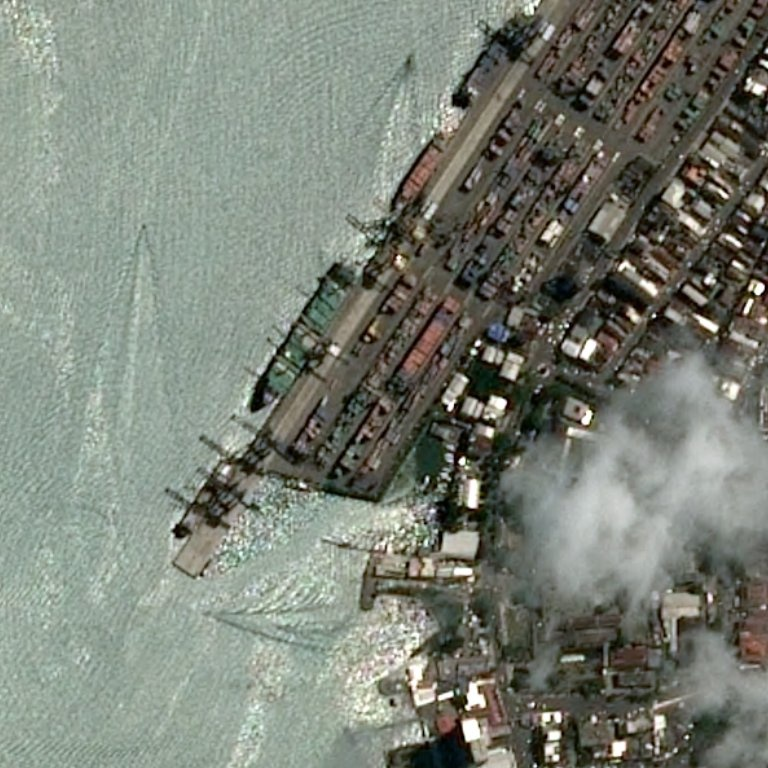
%> input picture 图像预处理/整体/00c996565.jpg, 768 x 768 px
$ octave quanbu.m   (GNU Octave 9; MATLAB toolbox functions it lacks are replaced by stand-ins)
%> lines starting %> are read from the running program, lines starting %| are printed output that depends on the picture; in (x1, y1, x2, y2) boxes, pixels count from 0 and x2, y2 are one past the last pixel; in counts of white or black regions, pixels touching at a corner belong together; the program's own positions count from 1
### 图像预处理/整体/hailu.m
function [k,jz] = hailu(I)
I1 = rgb2gray(I);%转化为灰度图像
%figure,imshow(I);
[h,~]=size(I1);
T=0;
img_thresh = graythresh(I1);
I2 = imbinarize(I1,img_thresh);
%figure,imshow(I2);
% otsu二值化
SE=strel('square',floor(h/20));
I3=imdilate(I2,SE);
%膨胀
%figure,imshow(I3);
[r,c]=find(~I3);%找到黑点
for i=1:length(r)
    if r(i)<=9||r(i)+10>768||c(i)<=9||c(i)+10>768
        continue;
    else
        a=I1(r(i)-9:r(i)+10,c(i)-9:c(i)+10);%考虑溢出问题
        jz=I(r(i)-9:r(i)+10,c(i)-9:c(i)+10,:);%选取区域1
        fangcha=std2(a);
        if fangcha<10
            u=mean2(a);
            %fch=std2(a);
            T=(u+3*std2(a))/255;
            break;
        end
    end
end
if T>0==false
    T=graythresh(I1);
end
k=imbinarize(I1,T);
%figure,imshow(k);%k是初步划分的图
k=imfill(k,'hole');
k=imfill(~k,'hole');
k=~k;
[L,~] = bwlabel(k,8);
img_reg = regionprops(L,  'area', 'Centroid','boundingbox');%画出连通区域
areas = [img_reg.Area];%区域面积
[~, max_id] = max(areas);%maxid 就是最大面积的标签
max_rect = I1(L==max_id);
[L1,~] = bwlabel(~k,8);
img_reg1 = regionprops(L1,  'area', 'Centroid','boundingbox');%画出连通区域
areas1 = [img_reg1.Area];%区域面积
[~, max_id1] = max(areas1);%maxid 就是最大面积的标签
max_rect1 = I1(L1==max_id1);
if std2(max_rect)<std2(max_rect1)&&min(std2(max_rect),std2(max_rect1))<20
    k=~k;
elseif min(std2(max_rect),std2(max_rect1))>30
     k=ones(768);
end
%已经输出了标准的海黑陆白图且多数空洞已经被填补
 [L,~] = bwlabel(~k,8);%返回一个和BW大小相同的L矩阵，包含了标记了BW中每个连通区域的类别标签，这些标签的值为1、2、num（连通区域的个数）
 img_reg = regionprops(L,  'area', 'Centroid','boundingbox');%画出连通区域
%找陆地矩阵
areas = [img_reg.Area];%区域面积
%rects = cat(1,img_reg.BoundingBox);
[~, max_id] = max(areas);%maxid 就是最大面积的标签
k=(L==max_id);
k=~k;
figure,imshow(k);
end


### 图像预处理/整体/dark.m
function dehaze=dark(I)
%暗影去雾算法
%filename------文件名或文件绝对路径
%用法：dark('7.png')
close all
clc

%tt = cputime;

% 原始图像

I = double(I)/ 255;
% 获取图像大小
[h,w,c] = size(I);
win_size = 7;
%去雾系数
w0  = 0.95;
img_size = w * h;
%初始化结果图像
dehaze = zeros(h,w,c);
%初始化暗影通道图像
win_dark = ones(h,w);

%计算分块darkchannel
 for j=1+win_size:w-win_size
    for i=win_size+1:h-win_size
        win_dark(i,j)=min(I(i,j,:));
        for n=j-win_size:j+win_size
            for m=i-win_size:i+win_size
                if(win_dark(m,n)>win_dark(i,j))
                    win_dark(m,n)=win_dark(i,j);
                end
            end
        end
    end
 end


%计算大气亮度A
dark_channel = win_dark;
times = round(img_size * 0.001);
A = 0;

for m=1:times
    most_bright=max(max(dark_channel));
    [i,j]=find(dark_channel==most_bright);
    i=i(1);j=j(1);
    average=mean(I(i,j,:));
    if average > A
        A=average;
    end
    dark_channel(i,j)=0;
end

%计算transmission map
transmission = 1 - w0 * win_dark / A;

%计算原图像的灰度图
gray_I = zeros(img_size ,1);
gray_I = reshape(gray_I,h,w);
for i=1:h
    for j=1:w
        gray_I(i,j) = mean(I(i,j,:));
    end
end
%用guided filter对trasmission map做soft matting
p = transmission;
r = 60;
eps = 10^-6;
transmission_filter = guidedfilter(gray_I, p, r, eps);

%平滑处理
r = 8;
eps = 0.2^2;
transmission_smooth = guidedfilter(transmission_filter, transmission_filter, r, eps);


t0=0.1;
for i=1:c
    for j=1:h
        for l=1:w
            dehaze(j,l,i)=(I(j,l,i)-A)/max(t0,transmission_smooth(j,l))+A;
        end
    end
end
end

% [7 lines of commented-out code are left out]

### 图像预处理/整体/quanbu.m
clc
clear
image_name='00c996565.jpg';
I0=imread(image_name);
%> I0 is the input picture: size 768x768x3 uint8; mean R, G, B 122.7, 128.5, 117.7
R=I0(:,:,1);
G=I0(:,:,2);
B=I0(:,:,3);
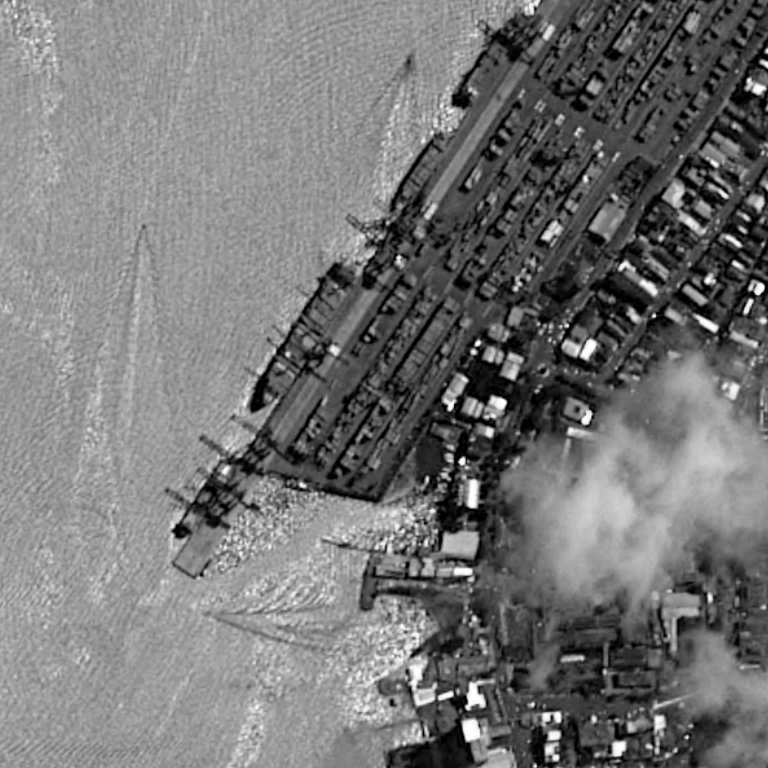
%> B: size 768x768 uint8; min 0, max 255, mean 117.7
[I_hailu,jz]=hailu(I0);%输出二值图
%> in hailu, `img_thresh = graythresh(I1);`: img_thresh = 0.447
%> in hailu, `I2 = imbinarize(I1,img_thresh);`:
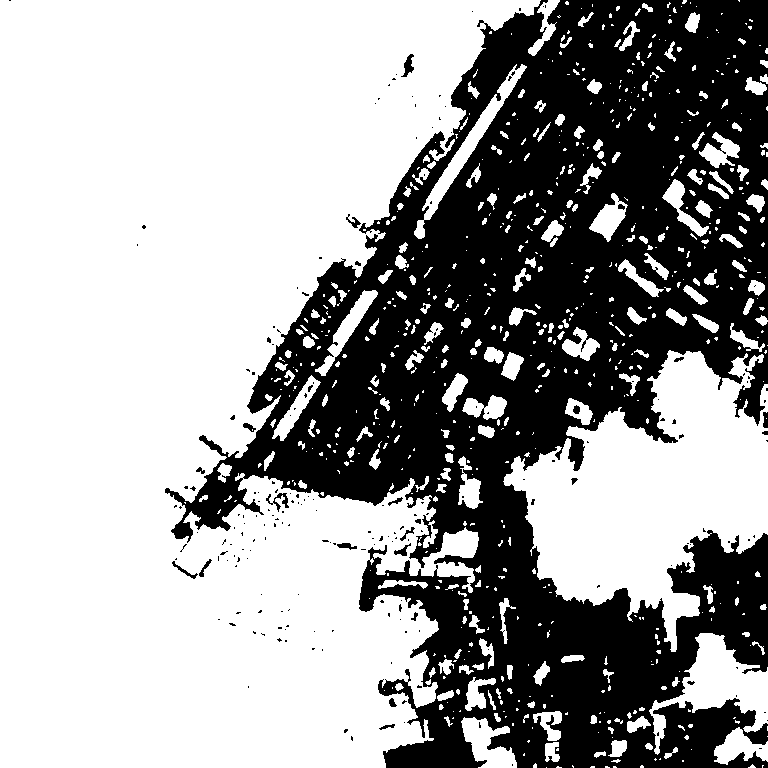
%> I2: size 768x768 logical; 62.6% white; 204 black regions (179 under 20 px), largest, box (x1, y1, x2, y2) and area: (165, 0, 768, 768) 218460, (266, 493, 289, 512) 144, (401, 54, 414, 77) 142
%> in hailu, `I3=imdilate(I2,SE);`:
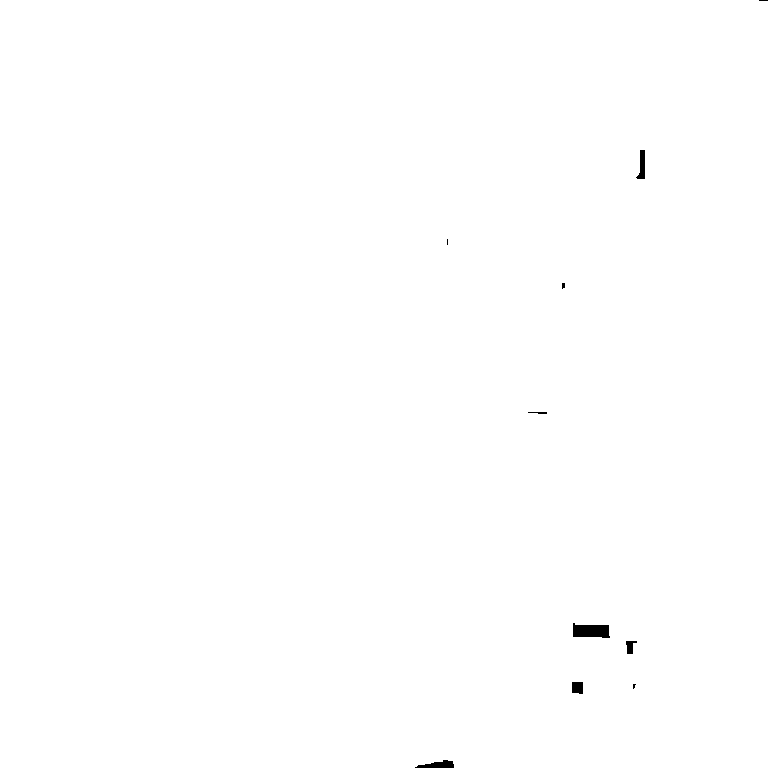
%> I3: size 768x768 logical; 99.8% white; 10 black regions (4 under 20 px), largest, box (x1, y1, x2, y2) and area: (573, 623, 610, 638) 445, (415, 760, 454, 768) 197, (636, 150, 645, 179) 159, (572, 682, 583, 694) 125, (626, 641, 637, 654) 90, (528, 412, 547, 414) 28
%> in hailu, `[r,c]=find(~I3);`: r = 1085 values from 1 to 768; c = 1085 values from 416 to 768
%> after the loop in hailu, `for i=1:length(r)`:
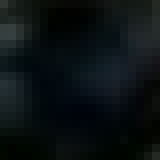
%> jz: size 20x20x3 uint8 (shown 8 times larger); mean R, G, B 10.8, 17.3, 18.9
%> after the loop in hailu, `for i=1:length(r)`: T = 0.173; fangcha = 9.48; u = 15.55
%> in hailu, `k=imbinarize(I1,T);`: k: size 768x768 logical; 92% white; 700 black regions (444 under 20 px), largest, box (x1, y1, x2, y2) and area: (456, 347, 596, 440) 3671, (416, 396, 498, 550) 3447, (552, 271, 648, 374) 2345
%> in hailu, `k=imfill(k,'hole');`: k: size 768x768 logical; 99.1% white; 28 black regions (13 under 20 px), largest, box (x1, y1, x2, y2) and area: (402, 718, 474, 768) 1891, (730, 37, 768, 111) 737, (722, 200, 768, 246) 638
%> in hailu, `k=imfill(~k,'hole');`: k: size 768x768 logical; 0.97% white; 28 white regions (13 under 20 px), largest, box (x1, y1, x2, y2) and area: (402, 718, 474, 768) 1891, (722, 200, 768, 246) 918, (730, 37, 768, 111) 738
%> in hailu, `k=~k;`: k: size 768x768 logical; 99% white; 28 black regions (13 under 20 px)
%> in hailu, `[L,~] = bwlabel(k,8);`:
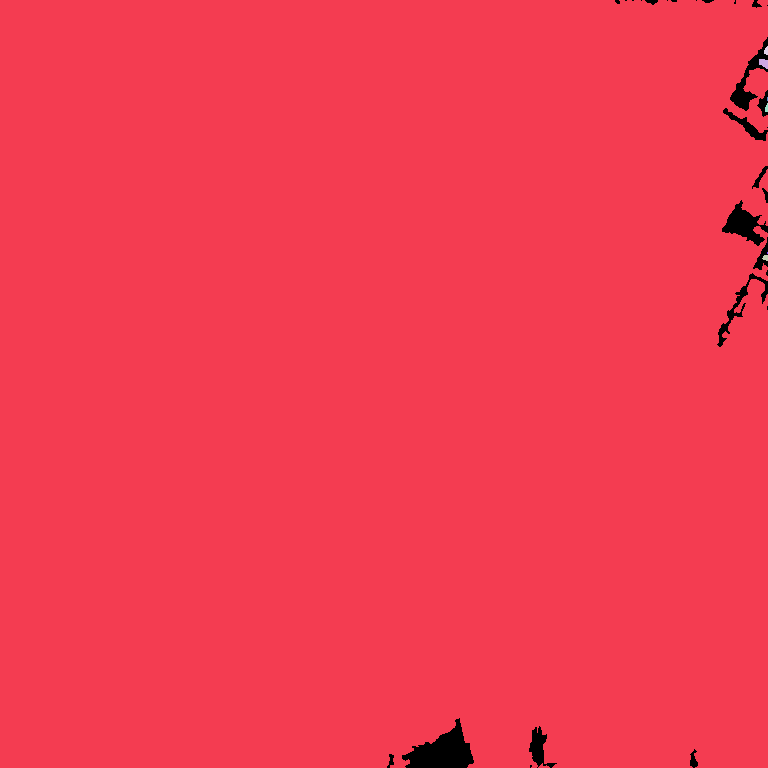
%> L: size 768x768 double; 8 distinct labels, from 0 to 7; one colour per label, 0 black
%> in hailu, `img_reg = regionprops(L,  'area', 'Centroid','boundingbox');`: img_reg = 7 regions; box (x1, y1, x2, y2), Area and Centroid: (0, 0, 768, 768) 583943 [382 384.1], (759, 59, 768, 69) 67 [764.4 63.7], (762, 255, 768, 261) 27 [766.1 258.3], (764, 46, 768, 55) 27 [766.8 51.5], (765, 103, 768, 112) 21 [767.2 108.8], (767, 97, 768, 101) 4 [768 99.5], (767, 252, 768, 254) 2 [768 253.5]
%> in hailu, `areas = [img_reg.Area];`: areas = [583943 67 27 27 21 4 2]
%> in hailu, `[~, max_id] = max(areas);`: max_id = 1
%> in hailu, `[L1,~] = bwlabel(~k,8);`:
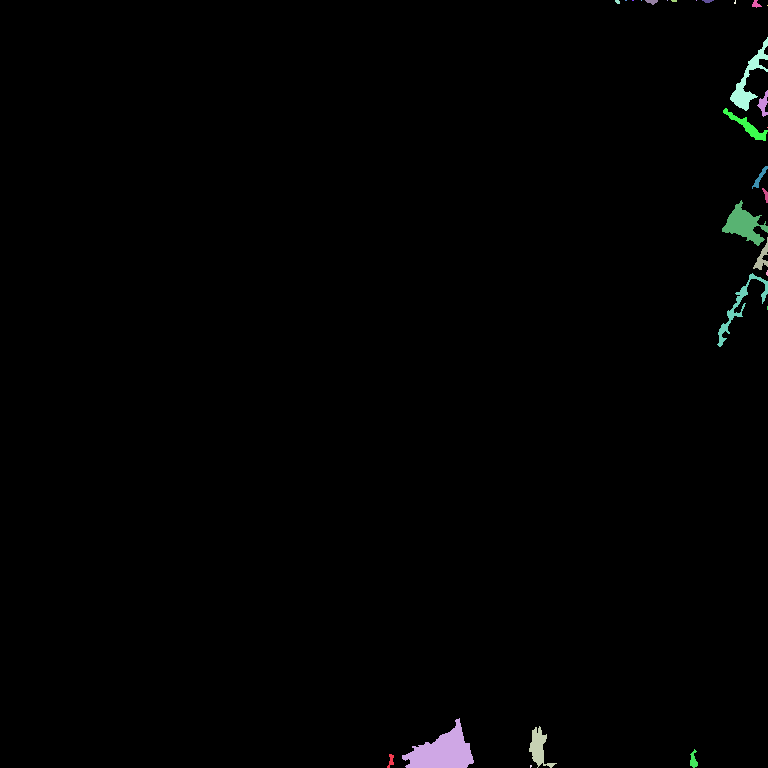
%> L1: size 768x768 double; 29 distinct labels, from 0 to 28; one colour per label, 0 black
%> in hailu, `img_reg1 = regionprops(L1,  'area', 'Centroid','boundingbox');`: img_reg1 = 28 regions; largest, box (x1, y1, x2, y2), Area and Centroid: (402, 718, 474, 768) 1891 [443.1 752.6], (722, 200, 768, 246) 918 [744.8 225.4], (730, 37, 768, 111) 738 [749.3 81.1], (717, 273, 768, 347) 569 [740.7 307.2], (529, 726, 557, 768) 479 [539.4 748.2]
%> in hailu, `areas1 = [img_reg1.Area];`: areas1 = 28 values, max 1891 at index 2, min 1 at index 8, mean 204.8
%> in hailu, `[~, max_id1] = max(areas1);`: max_id1 = 2
%> in hailu, `max_rect1 = I1(L1==max_id1);`: max_rect1 = 1891 values, max 44 at index 4, min 1 at index 851, mean 17.37
%> in hailu, `img_reg = regionprops(L,  'area', 'Centroid','boundingbox');`: img_reg has the same summary as img_reg1
%> in hailu, `areas = [img_reg.Area];`: areas has the same summary as areas1
%> in hailu, `[~, max_id] = max(areas);`: max_id = 2
%> in hailu, `k=(L==max_id);`:
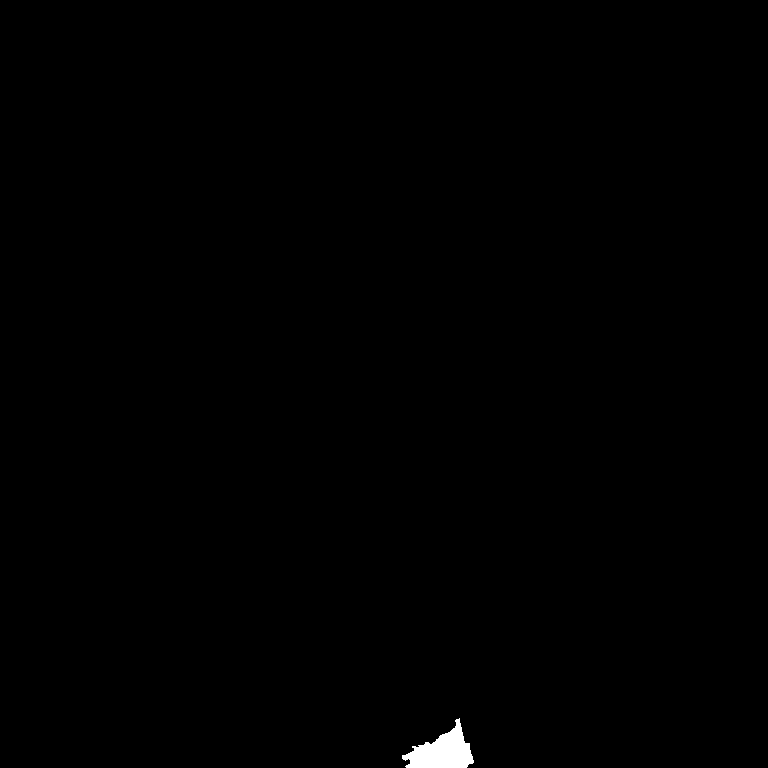
%> k: size 768x768 logical; 0.32% white; 1 white region, box (x1, y1, x2, y2) and area: (402, 718, 474, 768) 1891
[L,num] = bwlabel(I_hailu,8);
%> num = 1
for i=1:num
    if I_hailu(L==i)==1
        R(L==i)=0;
        G(L==i)=0;
        B(L==i)=0;
    end
end
%> this loop made 1 pass
%> B: size 768x768 uint8; 46 distinct labels, from 0 to 45
%> G: size 768x768 uint8; 49 distinct labels, from 0 to 49
%> R: size 768x768 uint8; 61 distinct labels, from 0 to 64
I=cat(3,R,G,B);
I_quwu=dark(I);
%> (the run ends here)
